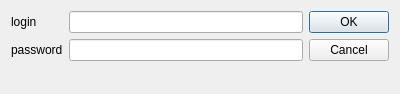
<?xml version="1.0" encoding="UTF-8"?>
<ui version="4.0">
 <class>AuthenticateDialog</class>
 <widget class="QDialog" name="AuthenticateDialog">
  <property name="geometry">
   <rect>
    <x>0</x>
    <y>0</y>
    <width>400</width>
    <height>94</height>
   </rect>
  </property>
  <property name="windowTitle">
   <string>Dialog</string>
  </property>
  <layout class="QHBoxLayout" name="horizontalLayout">
   <item>
    <layout class="QFormLayout" name="formLayout">
     <item row="0" column="0">
      <widget class="QLabel" name="label">
       <property name="text">
        <string>login</string>
       </property>
      </widget>
     </item>
     <item row="0" column="1">
      <widget class="QLineEdit" name="loginField"/>
     </item>
     <item row="1" column="0">
      <widget class="QLabel" name="label_2">
       <property name="text">
        <string>password</string>
       </property>
      </widget>
     </item>
     <item row="1" column="1">
      <widget class="QLineEdit" name="passwordField"/>
     </item>
    </layout>
   </item>
   <item>
    <widget class="QDialogButtonBox" name="buttonBox">
     <property name="sizePolicy">
      <sizepolicy hsizetype="Fixed" vsizetype="Minimum">
       <horstretch>0</horstretch>
       <verstretch>0</verstretch>
      </sizepolicy>
     </property>
     <property name="orientation">
      <enum>Qt::Vertical</enum>
     </property>
     <property name="standardButtons">
      <set>QDialogButtonBox::Cancel|QDialogButtonBox::Ok</set>
     </property>
    </widget>
   </item>
  </layout>
 </widget>
 <resources/>
 <connections>
  <connection>
   <sender>buttonBox</sender>
   <signal>accepted()</signal>
   <receiver>AuthenticateDialog</receiver>
   <slot>accept()</slot>
   <hints>
    <hint type="sourcelabel">
     <x>248</x>
     <y>254</y>
    </hint>
    <hint type="destinationlabel">
     <x>157</x>
     <y>274</y>
    </hint>
   </hints>
  </connection>
  <connection>
   <sender>buttonBox</sender>
   <signal>rejected()</signal>
   <receiver>AuthenticateDialog</receiver>
   <slot>reject()</slot>
   <hints>
    <hint type="sourcelabel">
     <x>316</x>
     <y>260</y>
    </hint>
    <hint type="destinationlabel">
     <x>286</x>
     <y>274</y>
    </hint>
   </hints>
  </connection>
 </connections>
</ui>
